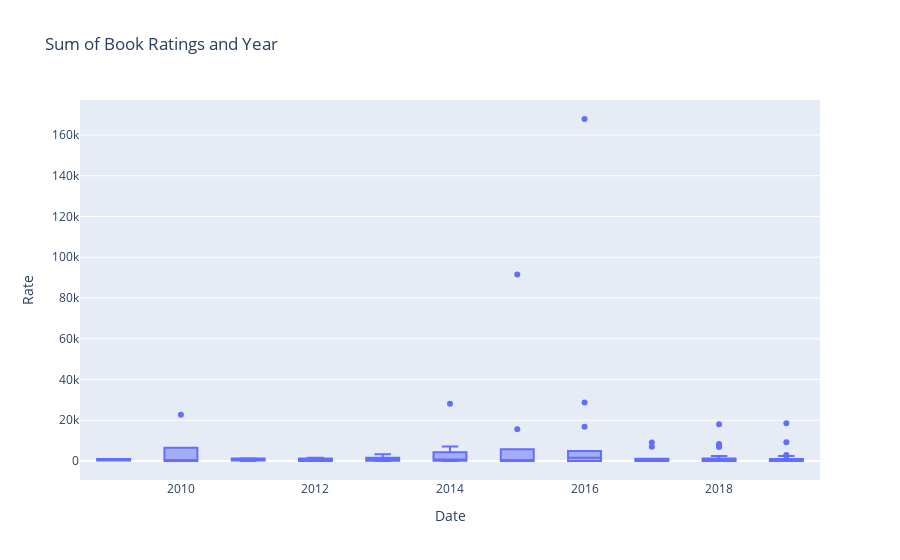

The cell this chart's notebook holds for it:
### Code cell
fig5 = px.box(NewAmazon, x='Date', y='Rate', title='Sum of Book Ratings and Year')
fig5

### Figure 1 — Plotly figure (JSON) as saved in the notebook; plotly's stock layout.template omitted (floating-point values rounded to 4 significant figures; data arrays with more than 128 entries replaced by an {"elided": "..."} marker saying what was removed)
{"data": [{"alignmentgroup": "True", "hovertemplate": "Date=%{x}<br>Rate=%{y}<extra></extra>", "legendgroup": "", "marker": {"color": "#636efa"}, "name": "", "notched": false, "offsetgroup": "", "orientation": "v", "showlegend": false, "type": "box", "x": {"elided": "140 int values"}, "x0": " ", "xaxis": "x", "y": {"elided": "140 int values"}, "y0": " ", "yaxis": "y"}], "layout": {"boxmode": "group", "legend": {"tracegroupgap": 0}, "title": {"text": "Sum of Book Ratings and Year"}, "xaxis": {"anchor": "y", "domain": [0, 1], "title": {"text": "Date"}}, "yaxis": {"anchor": "x", "domain": [0, 1], "title": {"text": "Rate"}}}}
